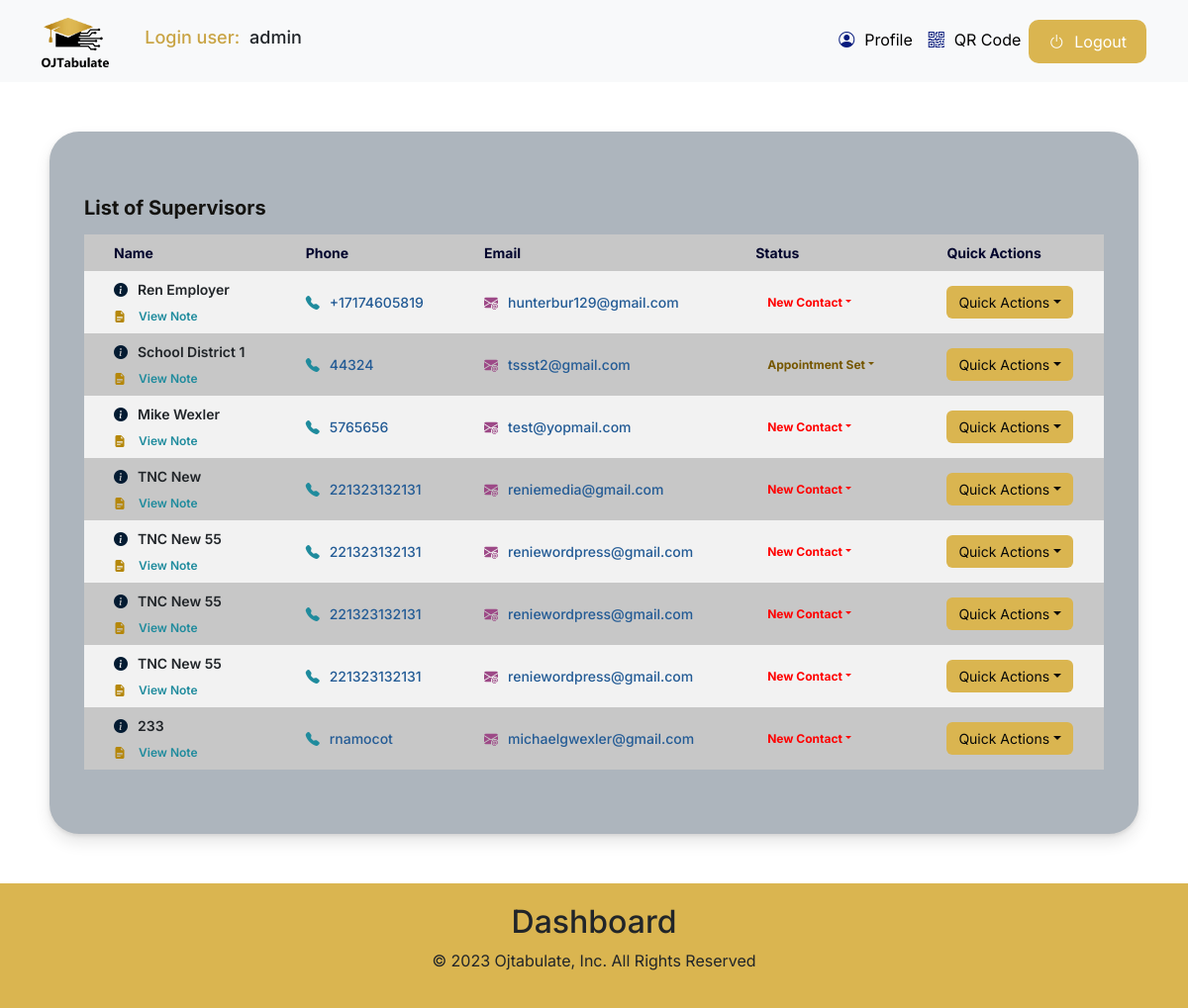
/dashboard.php (signed in), run on the app's committed database.
### tables this page shows
CREATE TABLE `ojt_employee` (
  `ojt_employee_id` int(255) NOT NULL,
  `ojt_employee_status` varchar(255) NOT NULL DEFAULT 'New Contact',
  `ojt_employee_name` varchar(255) NOT NULL,
  `ojt_employee_supervisor` varchar(255) NOT NULL,
  `ojt_employee_phone` varchar(255) NOT NULL,
  `ojt_employee_email` varchar(255) NOT NULL,
  `ojt_employee_address` varchar(255) NOT NULL,
  `ojt_employee_created_date` timestamp NOT NULL DEFAULT current_timestamp(),
  `ojt_teachers_id` int(11) NOT NULL
);

### includes/dashboard_queries.php (called while the page is built, shortened)
<?php
$conn = connectionDBlocal();
function getUserid($username){
    global $conn;
    $sql = "SELECT ojt_teachers_id FROM ojt_teachers WHERE ojt_teachers_username='$username'";
    $result = mysqli_query($conn, $sql);
    if (mysqli_num_rows($result) == 1) {
        $row = mysqli_fetch_assoc($result);
    }
    return $row['ojt_teachers_id'] ;
}
function getEmployers($user_id){
    global $conn;
    $sql = "SELECT ojt_employee_id,ojt_employee_name,ojt_employee_status,ojt_employee_supervisor, ojt_employee_phone, ojt_employee_email,ojt_employee_address FROM ojt_employee WHERE ojt_teachers_id='$user_id'";
    $result = mysqli_query($conn, $sql);
    return $result;
}
?>

### dashboard.php (the view, shortened to what this page needs)
<?php
$username = $_SESSION['username'];
require_once './includes/dashboard_queries.php';
$user_id = getUserid($username);
$employer_list = getEmployers($user_id);
?>
<!DOCTYPE html>
<html>
<head>
    <link href="https://cdn.jsdelivr.net/npm/bootstrap@5.3.0-alpha3/dist/css/bootstrap.min.css" rel="stylesheet"
>
    <link rel="stylesheet" href="https://cdn.jsdelivr.net/npm/bootstrap-icons@1.10.4/font/bootstrap-icons.css">
    <link href="./assets/styles/dashboard.css" rel="stylesheet">
</head>
<body>
    <nav class="navbar navbar-expand-lg navbar-light bg-light">
        <div class="container-fluid">
            <a class="navbar-brand" href="./">
                <img id="logo" src="./assets/images/logonew.png" alt="Logo" class="d-inline-block align-text-top">
            </a>
            <div class="user-name-top">
                <h3 class="login-user-name"><span class="login-user-span">Login user:</span><?php echo $username; ?>
                </h3>
            </div>
            <div class="collapse navbar-collapse" id="navbarNav">
                <ul class="navbar-nav ms-auto">
                    <li class="nav-item">
                        <a class="nav-link active" aria-current="page" href="#" class="btn btn-primary"
                            data-bs-toggle="modal" data-bs-target="#profile-modal"><i
                                class="bi bi-person-circle"></i>Profile</a>
                    </li>
                    <li class="nav-item">
                        <a class="nav-link active" aria-current="page" href="#" class="btn btn-primary"
                            data-bs-toggle="modal" data-bs-target="#qr-code-modal"><i class="bi bi-qr-code"></i>QR
                            Code</a>
                    </li>
                    <li class="nav-item">
                        <a class="nav-link" id="logout" href="#" class="btn btn-primary" data-bs-toggle="modal"
                            data-bs-target="#logout-modal"><i class="bi bi-power"></i>Logout</a>
                    </li>
                </ul>
            </div>
        </div>
    </nav>
    <div class="db-main">
        <div class="container_fluid">
            <div class="row">
                <div class="col-md-12">
                    <div class="table-content">
                        <h2>List of Supervisors</h2>
                        <table>
                            <tr>
                                <th>Name</th>
                                <th>Phone</th>
                                <th>Email </th>
                                <th>Status</th>
                                <th>Quick Actions </th>
                            </tr>
                            <?php
                            while ($row = mysqli_fetch_assoc($employer_list)) {
                                echo "<tr>
                                <td id='supervisor-details'><i class='bi bi-info-circle-fill'></i>" . $row['ojt_employee_name'] . "<br>
                                  <button class='btn btn-primary'data-bs-toggle='modal' data-bs-target='#viewnote-modal' id='btn-viewnote' type='button'><i class='bi bi-file-earmark-text-fill'></i> View Note</button>
                                </td>
                                <td id='supervisor-phone'><i class='bi bi-telephone-fill'></i><a href='tel:" . $row['ojt_employee_phone'] . "'>" . $row['ojt_employee_phone'] . "</a></td>
                                <td id='supervisor-email'><i class='bi bi-envelope-at-fill'></i><a href='mailto:" . $row['ojt_employee_email'] . "'>" . $row['ojt_employee_email'] . "</a></td>
                                <td id='ojt-employee-status'>
                                   <button class='btn btn-status-db btn-primary dropdown-toggle' id='btn-status-". $row['ojt_employee_id'] ."' type='button' data-bs-toggle='modal' data-bs-target='#edit-status-modal' data-ojt-employee-id='". $row['ojt_employee_id'] ."'>". $row['ojt_employee_status'] ."<span class='caret'></span></button>
                                </td>
                                    </div>
                                </td>
                                <td id='ojt-employee-quick-actions'>
                                    <div class='dropdown'>
                                        <button class='btn btn-primary dropdown-toggle' id='btn-qck' type='button' data-bs-toggle='dropdown'  >Quick Actions<span class='caret'></span></button>
                                        <ul class='dropdown-menu'>
                                            <li><a href='#'>Add Note</a></li>
                                            <li><a href='#'>New Reminder</a></li>
                                            <li><a href='#'>Trash Contact</a></li>
                                            <li><a href='#'>Merge Contact</a></li>
                                        </ul>
                                    </div>
                                </td>
                            </tr>";
                            }
                            ?>
    <footer>
        <div class="container">
            <div class="footer-sec">
                <div class="row">
                    <h2>Dashboard</h2>
                </div>
            </div>
            <div class="copyrights">
                <p>© 2023 Ojtabulate, Inc. All Rights Reserved</p>
            </div>
        </div>
    </footer>
</body>
</html>

### assets/styles/dashboard.css (style rules this page uses)
body { font-family: 'Inter'; overflow-x: hidden; }
#logo { height: 50px; }
.navbar { padding: 10px 30px; }
i { margin-right: 10px; }
.bi-person-circle { color: #081c7e !important; }
.bi-qr-code { color: #081c7e !important; }
i.bi.bi-telephone-fill { color: #1f8b9d; }
i.bi.bi-envelope-at-fill { color: #9d4987; }
i.bi.bi-info-circle-fill { color: #031b32; }
h3.login-user-name { font-size: 18px; }
.user-name-top { margin-left: 20px; }
span.login-user-span { color: #c9a444; margin-right: 10px; }
#logout { background-color: #dab550; border-radius: 10px; padding: 10px 20px; color: #fff; }
.table-content { padding: 50px; }
.db-main { padding: 35px; border-radius: 10px; margin: 50px; box-shadow: 0 2px 4px rgb(0 0 0 / 10%), 0 8px 16px rgb(0 0 0 / 10%); -webkit-box-shadow: 0 2px 4px rgb(0 0 0 / 10%), 0 8px 16px rgb(0 0 0 / 10%); -moz-box-shadow: 0 2px 4px rgb(0 0 0 / 10%), 0 8px 16px rgb(0 0 0 / 10%); border-radius: 30px; background-size: cover; background-color: #adb5bd; }
.db-main h2 { font-size: 20px; color: #141310; font-weight: 700; margin-bottom: 15px; }
button#btn-viewnote { padding: 0px; font-size: 12px; font-weight: 600; background-color: transparent; border: none; color: #1f8b9d; margin-top: 8px; }
i.bi.bi-file-earmark-text-fill { color: #b5870a; }
td#supervisor-details { font-weight: 600; }
table { width: 100%; }
th { background-color: #c7c7c7; color: #03062e; padding: 20px; }
th, td { padding: 8px 30px; }
tr { font-size: 14px; }
tr:nth-child(even) { background-color: #f2f2f2; }
tr:nth-child(odd) { background-color: #c7c7c7; }
.table-content { padding: 30px 0px; }
#supervisor-email { text-transform: lowercase; }
#supervisor-email a,#supervisor-phone a { text-decoration: none; color: #235b95; font-weight: 500; }
.btn-status-db { font-size: 12px; background-color: transparent !important; margin: 0px auto; color: #05080c; border: none; text-align: center; font-weight: 700; }
button#btn-qck { font-size: 14px; background-color: #dab550; border: none; color: #070808; }
footer { text-align: center; background-color: #dab550; padding: 20px; }

### data on the page
ojt_employee: ojt_employee_name "Ren Employer", ojt_employee_phone "+17174605819", ojt_employee_email "hunterbur129@gmail.com", ojt_employee_status "New Contact"
ojt_employee: ojt_employee_name "School District 1", ojt_employee_phone "44324", ojt_employee_email "tssst2@gmail.com", ojt_employee_status "Appointment Set"
ojt_employee: ojt_employee_name "Mike Wexler", ojt_employee_phone "5765656", ojt_employee_email "test@yopmail.com", ojt_employee_status "New Contact"
ojt_employee: ojt_employee_name "TNC New", ojt_employee_phone "221323132131", ojt_employee_email "reniemedia@gmail.com", ojt_employee_status "New Contact"
ojt_employee: ojt_employee_name "TNC New 55", ojt_employee_phone "221323132131", ojt_employee_email "reniewordpress@gmail.com", ojt_employee_status "New Contact"
ojt_employee: ojt_employee_name "TNC New 55", ojt_employee_phone "221323132131", ojt_employee_email "reniewordpress@gmail.com", ojt_employee_status "New Contact"
ojt_employee: ojt_employee_name "TNC New 55", ojt_employee_phone "221323132131", ojt_employee_email "reniewordpress@gmail.com", ojt_employee_status "New Contact"
ojt_employee: ojt_employee_name "233", ojt_employee_phone "rnamocot", ojt_employee_email "michaelgwexler@gmail.com", ojt_employee_status "New Contact"

### other printed values
$username "admin"
